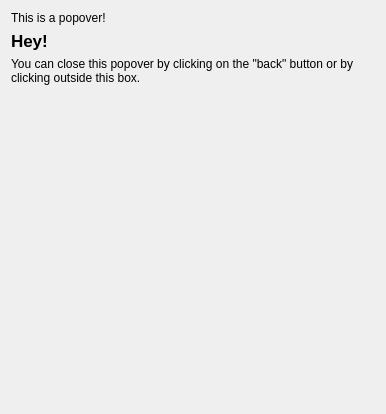
<?xml version="1.0" encoding="UTF-8"?>
<ui version="4.0">
 <class>Page2Popover</class>
 <widget class="QWidget" name="Page1Popover">
  <property name="geometry">
   <rect>
    <x>0</x>
    <y>0</y>
    <width>386</width>
    <height>414</height>
   </rect>
  </property>
  <property name="windowTitle">
   <string notr="true">Form</string>
  </property>
  <layout class="QVBoxLayout" name="verticalLayout">
   <item>
    <widget class="tTitleLabel" name="titleLabel">
     <property name="text">
      <string notr="true">This is a popover!</string>
     </property>
    </widget>
   </item>
   <item>
    <widget class="QLabel" name="popoverHeader">
     <property name="font">
      <font>
       <pointsize>13</pointsize>
       <weight>75</weight>
       <bold>true</bold>
      </font>
     </property>
     <property name="text">
      <string>Hey!</string>
     </property>
     <property name="textFormat">
      <enum>Qt::PlainText</enum>
     </property>
    </widget>
   </item>
   <item>
    <widget class="QLabel" name="popoverContents">
     <property name="text">
      <string>You can close this popover by clicking on the &quot;back&quot; button or by clicking outside this box.</string>
     </property>
     <property name="textFormat">
      <enum>Qt::PlainText</enum>
     </property>
     <property name="wordWrap">
      <bool>true</bool>
     </property>
    </widget>
   </item>
   <item>
    <spacer name="verticalSpacer">
     <property name="orientation">
      <enum>Qt::Vertical</enum>
     </property>
     <property name="sizeHint" stdset="0">
      <size>
       <width>20</width>
       <height>253</height>
      </size>
     </property>
    </spacer>
   </item>
  </layout>
 </widget>
 <customwidgets>
  <customwidget>
   <class>tTitleLabel</class>
   <extends>QLabel</extends>
   <header location="global">ttitlelabel.h</header>
   <slots>
    <signal>backButtonClicked()</signal>
   </slots>
  </customwidget>
 </customwidgets>
 <resources/>
 <connections/>
</ui>
